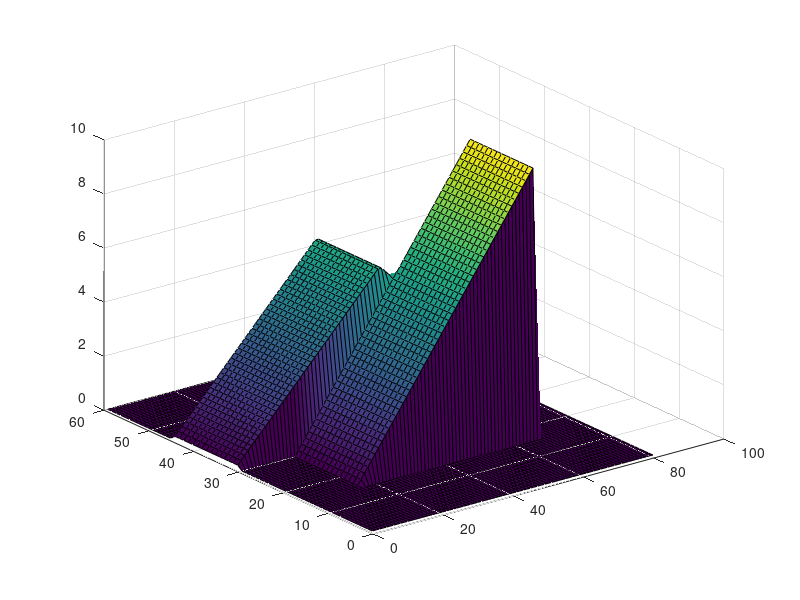

MATLAB code to generate this figure: (Note: this script raises an error after producing the figure.)
% Function to make ramps test surface for shape from shapelet testing
%
% Usage:
%           function [z,s,t] = testp(noise)
%
% Arguments:
%              noise - An optional parameter specifying the standard
%                      deviation of Gaussian noise to add to the slant and tilt
%                      values. 
% Returns;
%              z     - A 2D array of surface height values which can be
%                      viewed using surf(z)
%              s,t   - Corresponding arrays of slant and tilt angles in
%                      radians for each point on the surface.

% Copyright (c) 2003-2005 Peter Kovesi
% www.peterkovesi.com
% 
% Permission is hereby granted, free of charge, to any person obtaining a copy
% of this software and associated documentation files (the "Software"), to deal
% in the Software without restriction, subject to the following conditions:
% 
% The above copyright notice and this permission notice shall be included in 
% all copies or substantial portions of the Software.
%
% The Software is provided "as is", without warranty of any kind.

% July      2003  - Original version
% August    2005  - Changes to accommodate Octave
% September 2008  - Needle plot reinstated for Octave
% January   2013  - Separate code path for Octave no longer needed (random()
%                   is part of statistics package) 

function [z,s,t] = testp(noise)

    if nargin == 0
        noise = 0;
    end
    
    p1 = [zeros(1,15) [0:.2:10] zeros(1,15)];
    p2 = zeros(1,length(p1));
    n = ceil(length(p1)/2);
    p3 = [1:n n:-1:1]/n*6;
    p3 = p3(1:length(p1));
    
    z = [ones(15,1)*p2
         ones(15,1)*p1
         ones(15,1)*p3
         ones(15,1)*p2];
    
    
    figure(1); clf;% surfl(z), shading interp; colormap(copper);
    surf(z);       % colormap(white);
    
    [dx, dy] = gradient(z);
    [s,t] = grad2slanttilt(dx,dy);
    
    [rows,cols] = size(s);

    if noise
        t = t + random('Normal',0,noise,rows,cols);  % add noise to tilt
        s = s + random('Normal',0,noise,rows,cols);  % ... and slant
        % constrain noisy slant values to 0-pi
        s = max(s, 0);
        s = min(s, pi/2-0.05);  % -0.05 to avoid infinite gradient
    end
    
    figure(2),needleplotst(s,t,5,2), axis('off')

